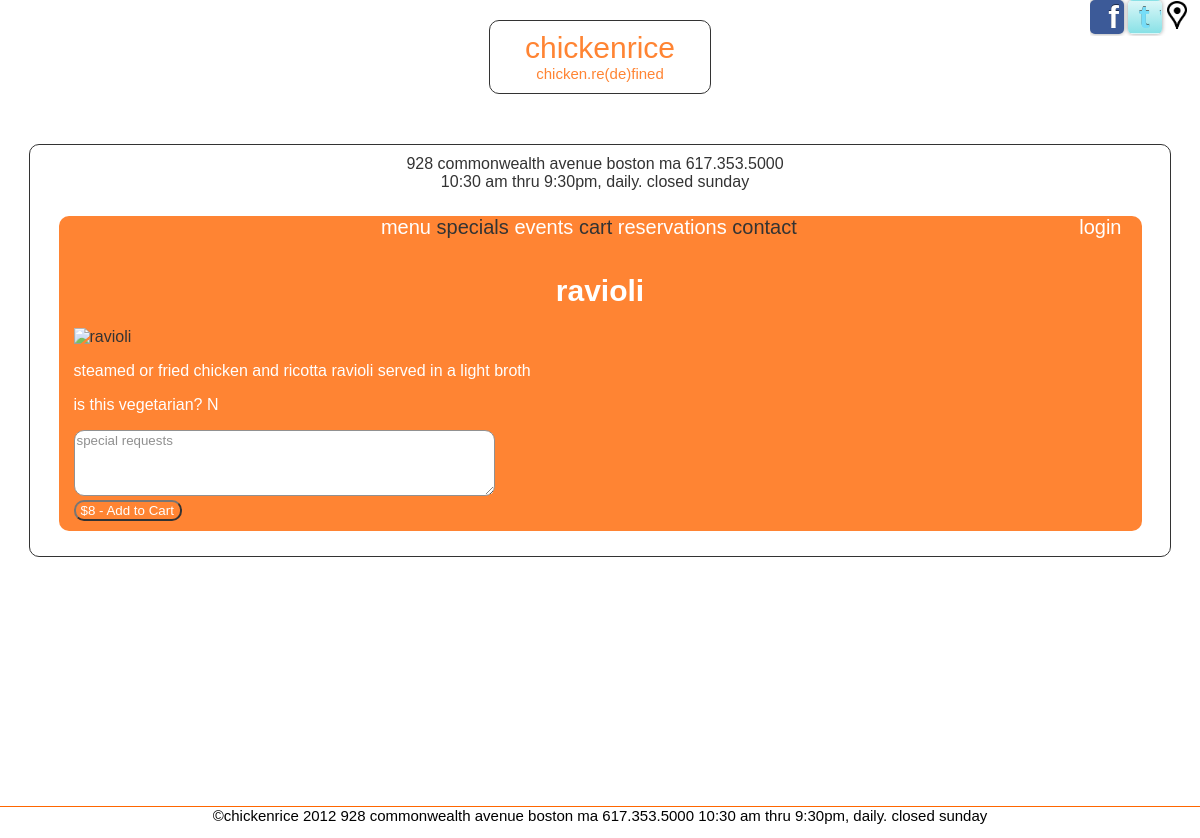
Screenshot of /menu/index.php?action=itemdetail&menuid=2 with the database file from the repository.
### tables this page shows
CREATE TABLE IF NOT EXISTS `menu` (
  `id` int(10) NOT NULL AUTO_INCREMENT,
  `menuType` int(10) NOT NULL,
  `foodItem` int(10) NOT NULL,
  `price` int(5) NOT NULL,
  `cost` int(5) NOT NULL,
  `specialDay` varchar(1) NULL,
  PRIMARY KEY (`id`),
  KEY `menuType` (`menuType`),
  KEY `foodItem` (`foodItem`)
);

CREATE TABLE IF NOT EXISTS `food` (
  `id` int(10) NOT NULL AUTO_INCREMENT,
  `name` varchar(25) NOT NULL,
  `description` varchar(255) NOT NULL,
  `isVegetarian` varchar(1) NOT NULL DEFAULT 'N',
  `imageName` varchar(255) NULL,
  PRIMARY KEY (`id`)
);

### model/database.php (called while the page is built, shortened)
<?php
class Database {
    private static $dsn = 'mysql:host=localhost;dbname=chickenrice';
    private static $username = 'chickenrice';
    private static $password = 'password';
    private static $db;
    public static function getDB () {
        if (!isset(self::$db)) {
            try {
                self::$db = new PDO(self::$dsn,
                                     self::$username,
                                     self::$password);
            } catch (PDOException $e) {
                $error_message = $e->getMessage();
                include('../errors/database_error.php');
                exit();
            }
        }
        return self::$db;
    }
}
?>

### model/menu.php (called while the page is built, shortened)
<?php
class Menu{
	private $foodName;
	private $description;
	private $vegetarian;
	private $price;
	private $imageName;
	public function getImageName(){
		return $this->imageName;
	}
	public function getFoodName(){
		return $this->foodName;
	}
	public function getDescription(){
		return $this->description;
	}
	public function getVegetarian(){
		return $this->vegetarian;
	}
	public function getPrice(){
		return $this->price;
	}
	private function init($row){
		$this->foodName = $row['foodName'];
		$this->description = $row['description'];
		$this->vegetarian = $row['vegetarian'];
		$this->price = $row['price'];
		$this->imageName = $row['image'];
	}
	public static function getMenuItem($db, $id, $customerRequest){
		$sql="SELECT
		m.id as menuId,
		t.name as menuType,
		f.name as foodName,
		f.description as description,
		f.isVegetarian as vegetarian,
		m.price as price,
		m.specialDay as specialday,
		f.imageName as image
		FROM `menu` m JOIN `menutype` t ON m.menuType=t.id
		JOIN `food` f ON m.foodItem=f.id
		WHERE m.id=$id";
		$statement= $db->prepare($sql);
		$statement->execute();
		$row = $statement->fetch();
		$d = new Menu($db);
		$d->init($row);
		$d->setCustomerRequest($customerRequest);
		return $d;
	}
}
?>

### menu/itemdetail.php (the view, shortened to what this page needs)
<?php
include('../include/header.php');
include('../include/body.php');
if (isset($menuItem)){
	$foodName=$menuItem->getFoodName();
	$description=$menuItem->getDescription();
	$vegetarian=$menuItem->getVegetarian();
	$price=$menuItem->getPrice();
	$imageName=$menuItem->getImageName();
}
?>
<h1>
	<?php echo $foodName;?>
</h1>
<img class="menuimage"
	src="../img/bg/<?php echo $imageName;?>" alt="<?php echo $foodName;?>">
<p>
	<?php echo $description;?>
</p>
<p>
	is this vegetarian?
	<?php echo $vegetarian;?>
</p>
<form name="addtocart" method="POST"
	action="../controller/addtocart.php">
	<textarea name="customerRequest" maxlength="255" placeholder="special requests" rows="4" cols="50"></textarea>
	<br>
	<input type="submit" value="$<?php echo $price; ?> - Add to Cart"> <input
</form>
<?php include('../include/footer.php'); ?>

### css/styles.css (style rules this page uses)
* { font-family: Arial, sans-serif; }
html { height: 100%; }
body { background-color: #000000; margin: 0; height: 100%; min-height: 100%; padding-bottom: 18px; scrollbar-base-color: #FF6600; scrollbar-arrow-color: #FF6600; scrollbar-DarkShadow-Color: #FF6600; background: url("img/bg/bg-01.jpg") no-repeat fixed center center; filter: progid:DXImageTransform.Microsoft.AlphaImageLoader(src="img/bg/bg-01.jpg", sizingMethod="scale" ); -webkit-background-size: cover; -moz-background-size: cover; -o-background-size: cover; background-size: cover; scrollbar-arrow-color: #FF6600; scrollbar-DarkShadow-Color: #FF6600; }
h1 { font-size: 30px; }
p { color: #FFFFFF; }
h1,h2,h3 { clear: both; text-align: center; color: #FFFFFF; }
input { background-color: #FF6600; color: #FFFFFF; padding-left: 5px; }
select,input,#innerframe,#outerframe,#logo,textarea,fieldset { -webkit-border-radius: 10px; -moz-border-radius: 10px; -khtml-border-radius: 10px; border-radius: 10px; }
input,select,option,textarea { background-color: #FFFFFF; color: #FF6600; }
input[type="submit"],input[type="reset"],input[type="button"] { background-color: #FF6600; color: #FFFFFF; }
.menuimage { width: 300px; height: 200px; margin: auto; }

### rows the page displays
menu: foodItem.name "ravioli", foodItem.description "steamed or fried chicken and ricotta ravioli served in a light broth", foodItem.isVegetarian "N", price "$8 - Add to Cart"
